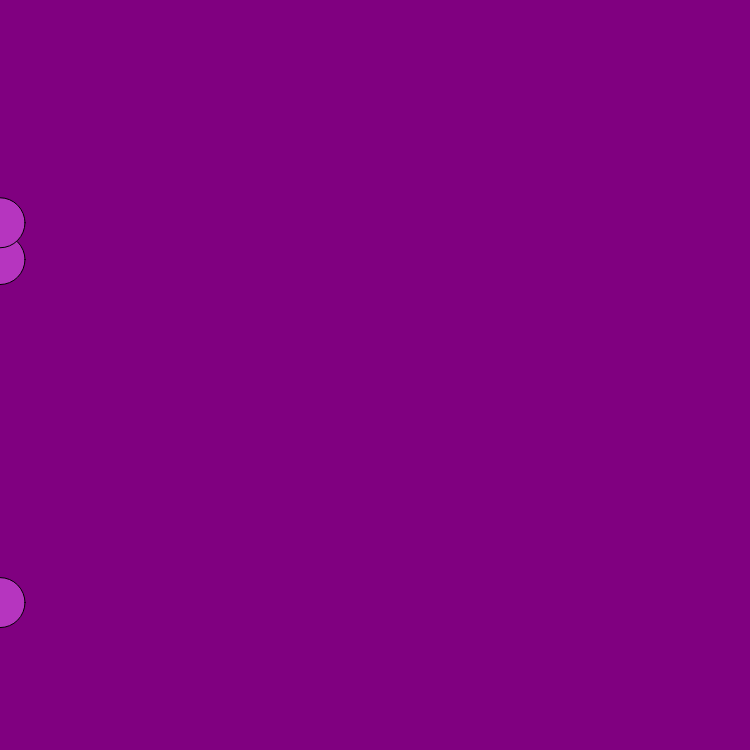
Frame 1 (no input)
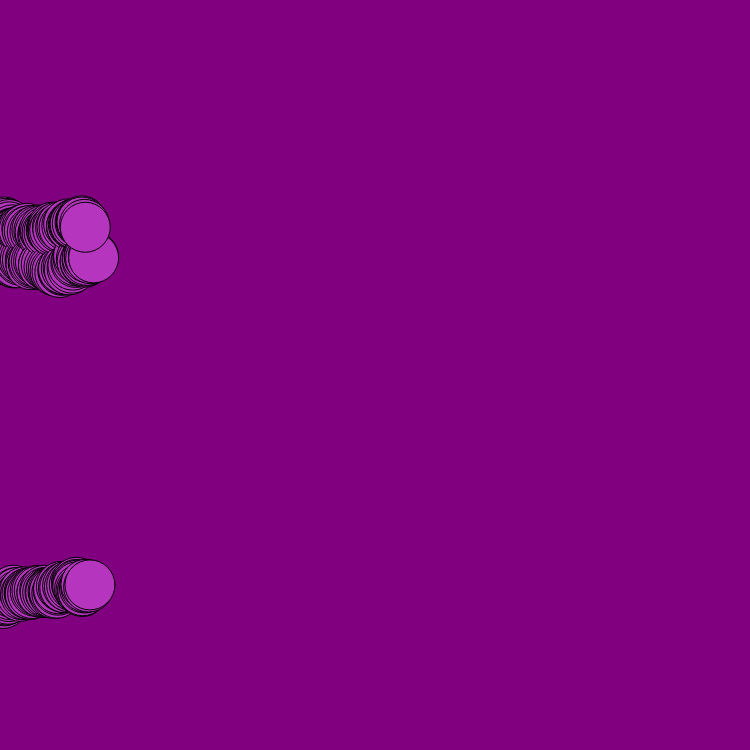
Frame 60 (no input)
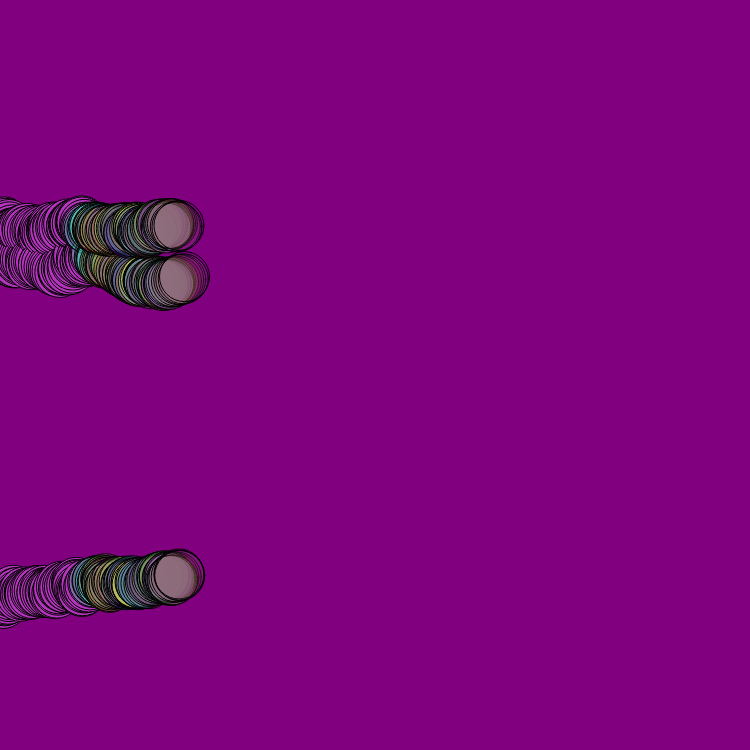
Frame 120 (the mouse pressed at the canvas centre since frame 60)

The p5.js sketch that drew these frames (run headless with seeded random() and noise() and a simulated clock; from frame 60 on, the mouse is pressed at the canvas centre):

// p5.js sketch
// ── sketch.js
let cor;
let circuloX; // horizontal
let circuloY; // vertical

function setup() {
  createCanvas(750, 750); // width x height
  background(color(128,0,128));
  cor = color(random(0,255), random(0,255), random(0,255));
  circuloX = [0,0,0];
  circuloY = [random(height), random(height), random(height)];
}

// circuloX = 0,0,0  
// circuloY = 300,130 , 260




function draw() {
  
  fill(cor);
  
  //console.log (circuloX.length)
  
  for (let contador in circuloX) {
    // console.log (contador)
  circle(circuloX[contador], circuloY[contador], 50);  
  circuloX[contador] += random (0,3);
  circuloY[contador] += random (-3,3);
    
    if (circuloX[contador] >= width){
      circuloX[contador] = 0;

      circuloY[contador] = random(height);
    }
   
  }
 
  
  
  
  
  if (mouseIsPressed){
    cor = color(random(0,255), random(0,255), random(0,255), random(0,100));
  }
    
}
